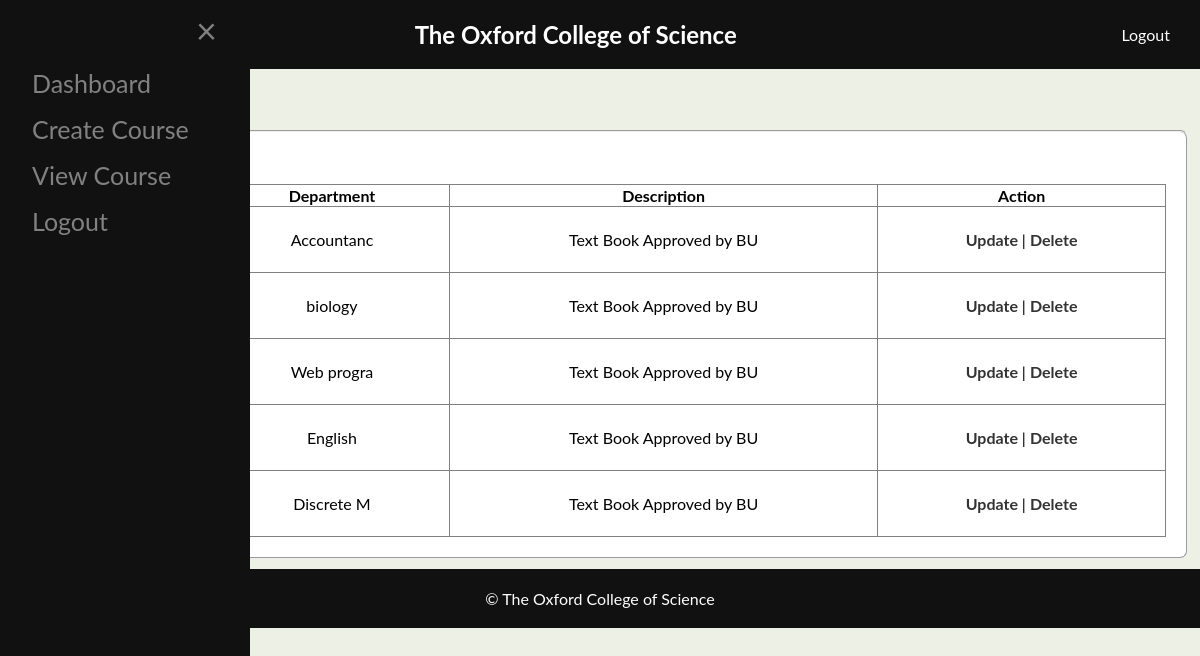
/Admin/view/viewCourse.php (signed in), run on the app's committed database.
### tables this page shows
CREATE TABLE `course` (
  `id` int(3) NOT NULL,
  `course_name` varchar(20) NOT NULL,
  `class` varchar(10) NOT NULL,
  `description` varchar(50) NOT NULL
);

### Admin/Model/courseModel.php (called while the page is built, shortened)
<?php
function allUserList(){
    $conn = getConnection();
    $sql = "select * from course";
    $result = mysqli_query($conn, $sql);
    $users =[];
		while($row = mysqli_fetch_assoc($result)){
			array_push($users, $row);
		}
		return $users;
}
?>

### Admin/View/viewCourse.php (the view, shortened to what this page needs)
<?php
include_once('../model/courseModel.php');
$UsersList = allUserList();
?>
<!DOCTYPE html>
<html>
<head>
</head>
<body>
  <div class="header">
    <div class="header-title">
      <h1>The Oxford College of Science</h1>
    </div>
    <div class="header-right">
      <a href="../Controller/Logout.php">Logout</a>
    </div>
  </div>
  <div id="sidebar" class="sidebar" onmouseleave="closeNav()">
    <a href="javascript:void(0)" class="closebtn" onclick="closeNav()">&times;</a>
    <a href="Dashboard.php">Dashboard</a>
    <a href="addCourse.php">Create Course</a>
    <a href="viewCourse.php">View Course</a>
    <a href="../Controller/logout.php">Logout</a>
  </div>
  <span style="font-size:30px;cursor:pointer" onmouseover="openNav()">&#9776;</span>
  <div class="content" id="content">
    <fieldset>
      <legend>Course list</legend>
      <br>
      <table border="1" width="100%" cellspacing="0">
        <tr align="center">
          <th>Course Name</th>
          <th>Department</th>
          <th>Description</th>
          <th>Action</th>
        </tr>
        <?php
        for ($i = 0; $i < count($UsersList); $i++) {
          echo "<tr align = 'center'>
            <td>{$UsersList[$i]['course_name']}</td>
            <td>{$UsersList[$i]['class']}</td>
            <td>{$UsersList[$i]['description']}</td>
            <td> <a href='editCourse.php?id={$UsersList[$i]['id']}'> Update </a> | <a href='deleteCourse.php?id={$UsersList[$i]['id']}'> Delete </a>  </td>
          </tr>";
        }
        ?>
      </table>
  </div>
  <div class="footer">
    &copy; The Oxford College of Science
  </div>
</body>
</html>

### Admin/View/viewCourse.php (style rules this page uses)
body { font-family: "Lato", sans-serif; margin: 0; padding: 0; background-color: #edf1e5; transition: background-color .5s; }
.header { background-color: #111; color: #fff; padding: 20px; display: flex; justify-content: space-between; align-items: center; }
.header-title { display: inline-block; vertical-align: middle; margin-left: 10px; }
.header-title h1 { margin: 0; font-size: 24px; }
.header-right { display: flex; align-items: center; }
.header-right a { color: #fff; text-decoration: none; margin-right: 10px; }
.sidebar { width: 0; position: fixed; z-index: 1; top: 0; left: 0; background-color: #111; overflow-x: hidden; transition: 0.5s; padding-top: 60px; bottom: 0; }
.sidebar a { padding: 8px 8px 8px 32px; text-decoration: none; font-size: 25px; color: #818181; display: block; transition: 0.3s; }
.sidebar .closebtn { position: absolute; top: 0; right: 25px; font-size: 36px; margin-left: 50px; cursor: pointer; }
.content { margin-left: 0; padding: 10px; transition: margin-left 0.3s ease; background-color: #edf1e5; }
.content table { width: 100%; border-collapse: collapse; margin-top: 0; }
.content td { padding: 23px; text-align: center; }
.content a { color: #333; text-decoration: none; font-weight: bold; }
.footer { background-color: #111; color: #fff; padding: 20px; text-align: center; }
fieldset { background-color: #fff; padding: 20px; border-radius: 8px; }
legend { font-size: 24px; font-weight: bold; color: #333; }

### data on the page
course: class "Accountanc", description "Text Book Approved by BU"
course: class "biology", description "Text Book Approved by BU"
course: class "Web progra", description "Text Book Approved by BU"
course: class "English", description "Text Book Approved by BU"
course: class "Discrete M", description "Text Book Approved by BU"
